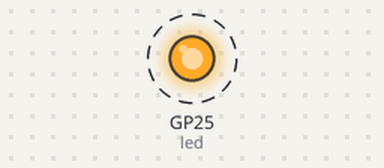
Bench run of a program on a simulated Raspberry Pi Pico running MicroPython. On the bench: output pins drawn as LEDs (lit = HIGH). Dashed ring = blinking. What the program prints to the serial console is not drawn.

Above: at 0.2 s.
Timing chart, 0 to 3.0 s (numbered marks = the images above):
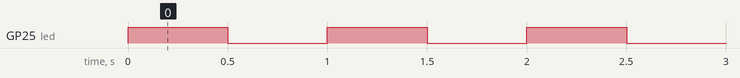

Measured:
- by itself, GP25 (led): alternates HIGH for 0.50 s and LOW for 0.50 s

The program:

led_blink.py
```python
import time
from machine import Pin

led = Pin(25, Pin.OUT)

# For demo purposes, we have an infinite loop here
while True:
    led.high()
    time.sleep(0.5)
    print("led high")
    led.low()
    time.sleep(0.5)
    print("led low")
```
